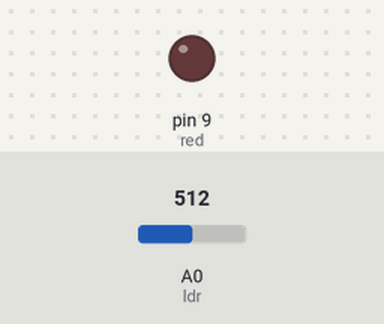
This sketch was run on a simulated Arduino Uno, built with avr-gcc and run on an emulated ATmega328P. Shown: output pins drawn as LEDs (lit = HIGH). The test bench sets the inputs (shaded band); at power-on: A0 (ldr) = 512.

Above: at 1.2 s.
1.3 s: A0 (ldr) set to 414
2.8 s: A0 (ldr) set to 383
At 4.0 s:
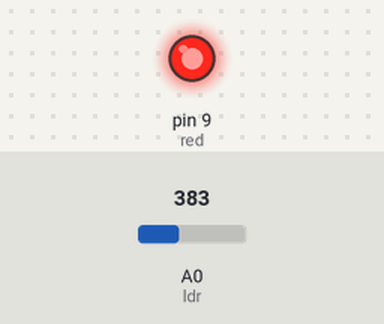
4.3 s: A0 (ldr) set to 410
At 5.2 s:
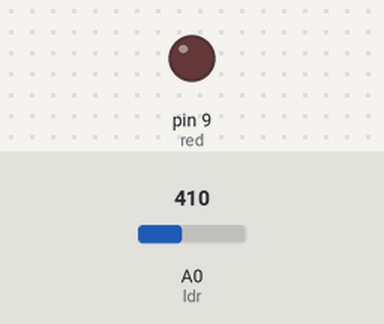
5.8 s: A0 (ldr) set to 390
At 6.4 s:
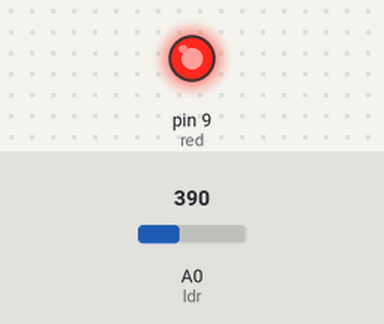
Timing chart, 0 to 8.3 s (numbered marks = the images above; inputs shaded):
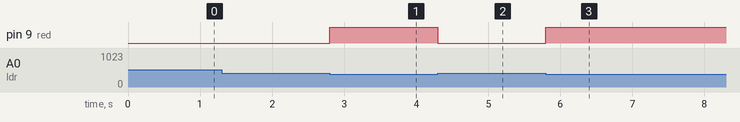

Measured:
- the behaviour switches between 401 and 400 on A0 (ldr) (found by bisection; images 0 and 1)
- after the input at 1.3 s, every drawn part: stays the same
- after the input at 2.8 s, pin 9 (red): LOW → HIGH at once
- after the input at 4.3 s, pin 9 (red): HIGH → LOW at once
- after the input at 5.8 s, pin 9 (red): LOW → HIGH at once

The sketch:

leitura_sensor_ldr_opcao_02_acende_led.ino
```cpp
int red = 9;

void setup() {
  pinMode(red, OUTPUT);

}
void ldr () {
  int leitura = analogRead(A0);
  if (leitura <= 400) { // sala esta escura
    digitalWrite(red, HIGH); // acende led
  }
  else {
    digitalWrite(red, LOW); // apaga led
  }

}

void loop() {
  ldr();

}
```
